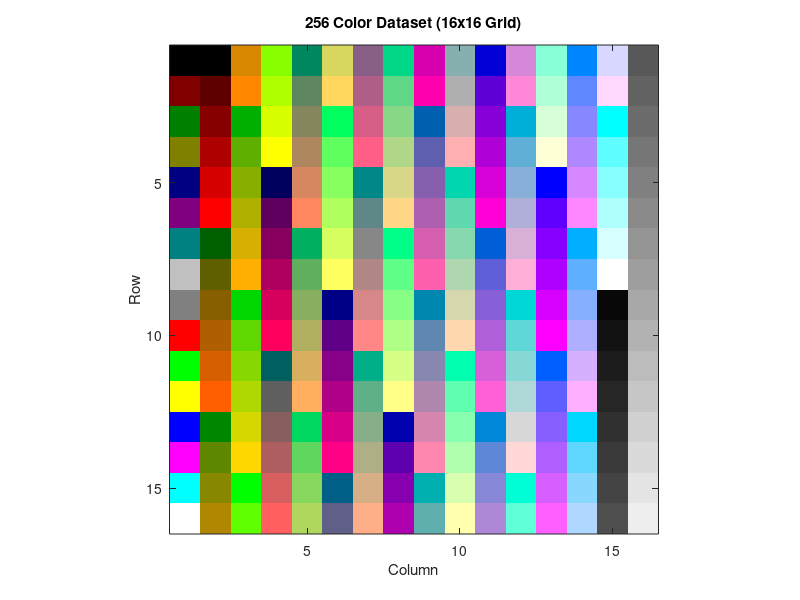

The MATLAB script that drew this image: (Note: this script raises an error after producing the figure.)
%%% Project
clc
clear
% Generate color palette
% 1. 16 Standard ANSI colors
ansi = [0,0,0; 128,0,0; 0,128,0; 128,128,0; 0,0,128; 128,0,128; 0,128,128; 192,192,192;
        128,128,128; 255,0,0; 0,255,0; 255,255,0; 0,0,255; 255,0,255; 0,255,255; 255,255,255] / 255;

% 2. 216 colors (the 6x6x6 color cube)
vals = [0, 95, 135, 175, 215, 255] / 255;
[R, G, B] = ndgrid(vals, vals, vals);
cube = [R(:), G(:), B(:)];

% 3. 24 Grayscale levels (gradient from dark to light)
grays_val = linspace(8, 238, 24)' / 255;
grays = [grays_val, grays_val, grays_val];

% Combine into the final 256x3 dataset
my_palette = [ansi; cube; grays];
my_palette = my_palette(1:256, :); % Final array

%% Visualize the colors 
% 1. Reshape the 256x3 palette into a 16x16 grid
% Since each color is an RGB triplet, the final size is 16x16x3
palette_grid = reshape(my_palette, [16, 16, 3]);

% 2. Display the grid
figure;
imshow(palette_grid, 'InitialMagnification', 'fit');
axis on;
title('256 Color Dataset (16x16 Grid)');

% Optional: Label the axes to help identify specific color indices
xlabel('Column');
ylabel('Row');

%%
im = im2double(imread("peppers_color.tif"));
im2 = im;

circle = [0 0 0 1 1 0 0 0;
          0 0 1 1 1 1 0 0;
          0 1 1 1 1 1 1 0;
          1 1 1 1 1 1 1 1;
          1 1 1 1 1 1 1 1;
          0 1 1 1 1 1 1 0;
          0 0 1 1 1 1 0 0;
          0 0 0 1 1 0 0 0;];

circle_rgb = zeros(8,8,3);
circle_rgb(:,:,1) = circle;
circle_rgb(:,:,2) = circle;
circle_rgb(:,:,3) = circle;

g = [0 0 0 0 1 0 0 0 0;
     0 0 0 1 1 1 0 0 0;
     0 0 1 1 1 1 1 0 0;
     0 1 1 1 1 1 1 1 0;
     0 1 1 1 1 1 1 1 0;

     0 0 1 1 1 1 1 0 0;
     0 0 0 1 1 1 0 0 0;
     0 0 0 0 1 0 0 0 0;];




[rows, cols, channels] = size(im);
pixel_data = rgb2lab(reshape(im, rows * cols, channels));
num_colors = 100;
[idx, C] = kmeans(pixel_data, num_colors, 'MaxIter', 200);

circle_lab = rgb2lab(circle_rgb);
im_lab = rgb2lab(im);

for i = 1:8:512
    for j = 1:8:512
        optimal_r = sum(sum(im(i:i+7, j:j+7, 1)))/40;
        optimal_g = sum(sum(im(i:i+7, j:j+7, 2)))/40;
        optimal_b = sum(sum(im(i:i+7, j:j+7, 3)))/40;

        current_block_rgb = zeros(1,1,3);
        current_block_rgb(:,:,1) = optimal_r;
        current_block_rgb(:,:,2) = optimal_g;
        current_block_rgb(:,:,3) = optimal_b;

        current_block_lab = rgb2lab(current_block_rgb);

%         current_pixel_lab = reshape(rgb2lab(test), 1, 3);
        current_block_lab = [current_block_lab(:,:,1), current_block_lab(:,:,2), current_block_lab(:,:,3)];

        distances = sqrt(sum((C - current_block_lab).^2, 2));
        
        [~, closest_idx] = min(distances);
        best_lab = C(closest_idx, :);
        best_rgb = lab2rgb(best_lab);

        im2(i:i+7, j:j+7, 1) = circle .* best_rgb(1);
        im2(i:i+7, j:j+7, 2) = circle .* best_rgb(2);
        im2(i:i+7, j:j+7, 3) = circle .* best_rgb(3);
%         im2(i:i+7, j:j+7, 1) = optimal_r;
%         im2(i:i+7, j:j+7, 2) = optimal_g;
%         im2(i:i+7, j:j+7, 3) = optimal_b;
    end
end


% block_size = 8;
% scale_factor = 1 / block_size;
% 
% small_img = imresize(im, scale_factor, 'box');
% [s_rows, s_cols, ~] = size(small_img);
% 
% small_pixels = reshape(small_img, s_rows * s_cols, channels);
% 
% distances = pdist2(small_pixels, C); 
% 
% [~, block_idx] = min(distances, [], 2); 
% 
% quantized_small_pixels = C(block_idx, :);
% quantized_small_img = reshape(quantized_small_pixels, s_rows, s_cols, channels);
% 
% blocky_img = lab2rgb(imresize(quantized_small_img, block_size, 'nearest'));
% 


subplot(1, 2, 1);
imshow(im);

subplot(1, 2, 2);
imshow(im2);




%%

 subplot(1,2,1)
 imshow(im)
 
 subplot(1,2,2)
 imshow(im2)

 quantized_pixel_data = C(idx, :);
 quantized_img = reshape(quantized_pixel_data, rows, cols, channels);

 subplot(1, 2, 1);
 imshow(im); 
 
 subplot(1, 2, 2);
 imshow(quantized_img);

%%
clc
clear

circle = [0 0 0 1 1 0 0 0;
          0 0 1 1 1 1 0 0;
          0 1 1 1 1 1 1 0;
          1 1 1 1 1 1 1 1;
          1 1 1 1 1 1 1 1;
          0 1 1 1 1 1 1 0;
          0 0 1 1 1 1 0 0;
          0 0 0 1 1 0 0 0;];

im = im2double(imread("peppers_color.tif"));

im(1:8, 1:8, 1);

target_r_sum = sum(sum(im(1:8, 1:8, 1)))
circle = circle .* target_r_sum/sum(sum(circle))

sum(sum(circle))

%%

clc
clear

im = im2double(imread("peppers_color.tif"));






















